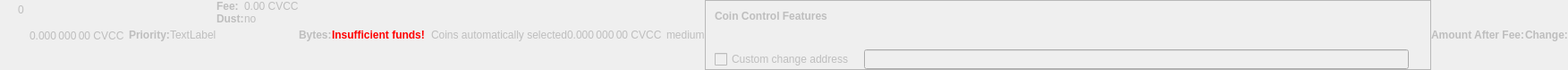
    <widget class="QWidget" name="dummyHideWidget" native="true">
     <property name="enabled">
      <bool>false</bool>
     </property>
     <property name="maximumSize">
      <size>
       <width>100</width>
       <height>22</height>
      </size>
     </property>
     <layout class="QHBoxLayout" name="dummyHideLayout">
      <property name="spacing">
       <number>0</number>
      </property>
      <property name="leftMargin">
       <number>0</number>
      </property>
      <property name="topMargin">
       <number>0</number>
      </property>
      <property name="rightMargin">
       <number>0</number>
      </property>
      <property name="bottomMargin">
       <number>0</number>
      </property>
      <item>
       <layout class="QFormLayout" name="formLayoutCoinControl1">
        <property name="horizontalSpacing">
         <number>10</number>
        </property>
        <property name="verticalSpacing">
         <number>14</number>
        </property>
        <property name="leftMargin">
         <number>10</number>
        </property>
        <property name="topMargin">
         <number>4</number>
        </property>
        <property name="rightMargin">
         <number>6</number>
        </property>
        <item row="0" column="1">
         <widget class="QLabel" name="labelCoinControlBytes">
          <property name="cursor">
           <cursorShape>IBeamCursor</cursorShape>
          </property>
          <property name="contextMenuPolicy">
           <enum>Qt::ActionsContextMenu</enum>
          </property>
          <property name="text">
           <string notr="true">0</string>
          </property>
          <property name="textInteractionFlags">
           <set>Qt::LinksAccessibleByMouse|Qt::TextSelectableByKeyboard|Qt::TextSelectableByMouse</set>
          </property>
         </widget>
        </item>
       </layout>
      </item>
      <item>
       <widget class="QLabel" name="labelCoinControlAfterFee">
        <property name="enabled">
         <bool>false</bool>
        </property>
        <property name="sizePolicy">
         <sizepolicy hsizetype="Fixed" vsizetype="Fixed">
          <horstretch>0</horstretch>
          <verstretch>0</verstretch>
         </sizepolicy>
        </property>
        <property name="minimumSize">
         <size>
          <width>111</width>
          <height>12</height>
         </size>
        </property>
        <property name="maximumSize">
         <size>
          <width>111</width>
          <height>12</height>
         </size>
        </property>
        <property name="cursor">
         <cursorShape>IBeamCursor</cursorShape>
        </property>
        <property name="contextMenuPolicy">
         <enum>Qt::ActionsContextMenu</enum>
        </property>
        <property name="text">
         <string notr="true">0.000 000 00 CVCC</string>
        </property>
        <property name="textInteractionFlags">
         <set>Qt::LinksAccessibleByMouse|Qt::TextSelectableByKeyboard|Qt::TextSelectableByMouse</set>
        </property>
       </widget>
      </item>
      <item>
       <widget class="QLabel" name="labelCoinControlPriorityText">
        <property name="enabled">
         <bool>false</bool>
        </property>
        <property name="font">
         <font>
          <weight>75</weight>
          <bold>true</bold>
         </font>
        </property>
        <property name="text">
         <string>Priority:</string>
        </property>
       </widget>
      </item>
      <item>
       <layout class="QHBoxLayout" name="horizontalLayout">
        <item>
         <widget class="QLabel" name="WarningLabel">
          <property name="text">
           <string>TextLabel</string>
          </property>
         </widget>
        </item>
       </layout>
      </item>
      <item>
       <layout class="QFormLayout" name="formLayoutCoinControl3">
        <property name="horizontalSpacing">
         <number>0</number>
        </property>
        <property name="verticalSpacing">
         <number>0</number>
        </property>
        <property name="leftMargin">
         <number>0</number>
        </property>
        <property name="topMargin">
         <number>0</number>
        </property>
        <property name="rightMargin">
         <number>0</number>
        </property>
        <item row="0" column="0">
         <widget class="QLabel" name="labelCoinControlFeeText">
          <property name="enabled">
           <bool>false</bool>
          </property>
          <property name="font">
           <font>
            <weight>75</weight>
            <bold>true</bold>
           </font>
          </property>
          <property name="text">
           <string>Fee:</string>
          </property>
          <property name="margin">
           <number>0</number>
          </property>
         </widget>
        </item>
        <item row="0" column="1">
         <widget class="QLabel" name="labelCoinControlFee">
          <property name="enabled">
           <bool>false</bool>
          </property>
          <property name="cursor">
           <cursorShape>IBeamCursor</cursorShape>
          </property>
          <property name="contextMenuPolicy">
           <enum>Qt::ActionsContextMenu</enum>
          </property>
          <property name="text">
           <string notr="true">0.00 CVCC</string>
          </property>
          <property name="textInteractionFlags">
           <set>Qt::LinksAccessibleByMouse|Qt::TextSelectableByKeyboard|Qt::TextSelectableByMouse</set>
          </property>
         </widget>
        </item>
        <item row="1" column="0">
         <widget class="QLabel" name="labelCoinControlLowOutputText">
          <property name="enabled">
           <bool>false</bool>
          </property>
          <property name="font">
           <font>
            <weight>75</weight>
            <bold>true</bold>
           </font>
          </property>
          <property name="text">
           <string>Dust:</string>
          </property>
         </widget>
        </item>
        <item row="1" column="1">
         <widget class="QLabel" name="labelCoinControlLowOutput">
          <property name="enabled">
           <bool>false</bool>
          </property>
          <property name="cursor">
           <cursorShape>IBeamCursor</cursorShape>
          </property>
          <property name="contextMenuPolicy">
           <enum>Qt::ActionsContextMenu</enum>
          </property>
          <property name="text">
           <string>no</string>
          </property>
          <property name="textInteractionFlags">
           <set>Qt::LinksAccessibleByMouse|Qt::TextSelectableByKeyboard|Qt::TextSelectableByMouse</set>
          </property>
         </widget>
        </item>
       </layout>
      </item>
      <item>
       <widget class="QLabel" name="labelCoinControlBytesText">
        <property name="enabled">
         <bool>false</bool>
        </property>
        <property name="font">
         <font>
          <weight>75</weight>
          <bold>true</bold>
         </font>
        </property>
        <property name="text">
         <string>Bytes:</string>
        </property>
       </widget>
      </item>
      <item>
       <layout class="QFormLayout" name="formLayoutCoinControl2">
        <property name="horizontalSpacing">
         <number>0</number>
        </property>
        <property name="verticalSpacing">
         <number>0</number>
        </property>
        <property name="leftMargin">
         <number>0</number>
        </property>
        <property name="topMargin">
         <number>0</number>
        </property>
        <property name="rightMargin">
         <number>0</number>
        </property>
       </layout>
      </item>
      <item>
       <layout class="QHBoxLayout" name="horizontalLayoutCoinControl2">
        <property name="spacing">
         <number>0</number>
        </property>
        <property name="bottomMargin">
         <number>0</number>
        </property>
       </layout>
      </item>
      <item>
       <widget class="QLabel" name="labelCoinControlInsuffFunds">
        <property name="enabled">
         <bool>false</bool>
        </property>
        <property name="minimumSize">
         <size>
          <width>0</width>
          <height>0</height>
         </size>
        </property>
        <property name="font">
         <font>
          <weight>75</weight>
          <bold>true</bold>
         </font>
        </property>
        <property name="styleSheet">
         <string notr="true">color:red;font-weight:bold;</string>
        </property>
        <property name="text">
         <string>Insufficient funds!</string>
        </property>
        <property name="margin">
         <number>5</number>
        </property>
       </widget>
      </item>
      <item>
       <layout class="QFormLayout" name="formLayoutCoinControl4">
        <property name="horizontalSpacing">
         <number>0</number>
        </property>
        <property name="verticalSpacing">
         <number>0</number>
        </property>
        <property name="leftMargin">
         <number>0</number>
        </property>
        <property name="topMargin">
         <number>0</number>
        </property>
        <property name="rightMargin">
         <number>0</number>
        </property>
       </layout>
      </item>
      <item>
       <widget class="QLabel" name="labelCoinControlChangeLabel">
        <property name="enabled">
         <bool>false</bool>
        </property>
        <property name="sizePolicy">
         <sizepolicy hsizetype="Preferred" vsizetype="Expanding">
          <horstretch>0</horstretch>
          <verstretch>0</verstretch>
         </sizepolicy>
        </property>
        <property name="minimumSize">
         <size>
          <width>0</width>
          <height>0</height>
         </size>
        </property>
        <property name="text">
         <string/>
        </property>
        <property name="margin">
         <number>3</number>
        </property>
       </widget>
      </item>
      <item>
       <widget class="QLabel" name="labelCoinControlAutomaticallySelected">
        <property name="enabled">
         <bool>false</bool>
        </property>
        <property name="sizePolicy">
         <sizepolicy hsizetype="Fixed" vsizetype="Fixed">
          <horstretch>0</horstretch>
          <verstretch>0</verstretch>
         </sizepolicy>
        </property>
        <property name="minimumSize">
         <size>
          <width>0</width>
          <height>0</height>
         </size>
        </property>
        <property name="maximumSize">
         <size>
          <width>240</width>
          <height>16777215</height>
         </size>
        </property>
        <property name="text">
         <string>Coins automatically selected</string>
        </property>
        <property name="margin">
         <number>5</number>
        </property>
       </widget>
      </item>
      <item>
       <widget class="QLabel" name="labelCoinControlChange">
        <property name="enabled">
         <bool>false</bool>
        </property>
        <property name="sizePolicy">
         <sizepolicy hsizetype="Fixed" vsizetype="Fixed">
          <horstretch>0</horstretch>
          <verstretch>0</verstretch>
         </sizepolicy>
        </property>
        <property name="minimumSize">
         <size>
          <width>111</width>
          <height>0</height>
         </size>
        </property>
        <property name="maximumSize">
         <size>
          <width>111</width>
          <height>16777215</height>
         </size>
        </property>
        <property name="cursor">
         <cursorShape>IBeamCursor</cursorShape>
        </property>
        <property name="contextMenuPolicy">
         <enum>Qt::ActionsContextMenu</enum>
        </property>
        <property name="text">
         <string notr="true">0.000 000 00 CVCC</string>
        </property>
        <property name="textInteractionFlags">
         <set>Qt::LinksAccessibleByMouse|Qt::TextSelectableByKeyboard|Qt::TextSelectableByMouse</set>
        </property>
       </widget>
      </item>
      <item>
       <widget class="QLabel" name="labelCoinControlPriority">
        <property name="enabled">
         <bool>false</bool>
        </property>
        <property name="cursor">
         <cursorShape>IBeamCursor</cursorShape>
        </property>
        <property name="contextMenuPolicy">
         <enum>Qt::ActionsContextMenu</enum>
        </property>
        <property name="text">
         <string>medium</string>
        </property>
        <property name="textInteractionFlags">
         <set>Qt::LinksAccessibleByMouse|Qt::TextSelectableByKeyboard|Qt::TextSelectableByMouse</set>
        </property>
       </widget>
      </item>
      <item>
       <widget class="QFrame" name="frameCoinControl">
        <property name="sizePolicy">
         <sizepolicy hsizetype="Expanding" vsizetype="Expanding">
          <horstretch>0</horstretch>
          <verstretch>0</verstretch>
         </sizepolicy>
        </property>
        <property name="maximumSize">
         <size>
          <width>16777215</width>
          <height>16777215</height>
         </size>
        </property>
        <property name="frameShape">
         <enum>QFrame::StyledPanel</enum>
        </property>
        <property name="frameShadow">
         <enum>QFrame::Sunken</enum>
        </property>
        <layout class="QVBoxLayout" name="verticalLayoutCoinControl2_2">
         <property name="spacing">
          <number>0</number>
         </property>
         <property name="leftMargin">
          <number>0</number>
         </property>
         <property name="topMargin">
          <number>0</number>
         </property>
         <property name="rightMargin">
          <number>0</number>
         </property>
         <property name="bottomMargin">
          <number>0</number>
         </property>
         <item>
          <layout class="QVBoxLayout" name="verticalLayoutCoinControl" stretch="0,0,0,1">
           <property name="spacing">
            <number>0</number>
           </property>
           <property name="leftMargin">
            <number>10</number>
           </property>
           <property name="topMargin">
            <number>10</number>
           </property>
           <item>
            <layout class="QHBoxLayout" name="horizontalLayoutCoinControl1">
             <property name="bottomMargin">
              <number>15</number>
             </property>
             <item>
              <widget class="QLabel" name="labelCoinControlFeatures">
               <property name="enabled">
                <bool>false</bool>
               </property>
               <property name="sizePolicy">
                <sizepolicy hsizetype="Preferred" vsizetype="Maximum">
                 <horstretch>0</horstretch>
                 <verstretch>0</verstretch>
                </sizepolicy>
               </property>
               <property name="font">
                <font>
                 <weight>75</weight>
                 <bold>true</bold>
                </font>
               </property>
               <property name="styleSheet">
                <string notr="true">font-weight:bold;</string>
               </property>
               <property name="text">
                <string>Coin Control Features</string>
               </property>
              </widget>
             </item>
            </layout>
           </item>
           <item>
            <widget class="QWidget" name="widgetCoinControl" native="true">
             <property name="sizePolicy">
              <sizepolicy hsizetype="Preferred" vsizetype="Preferred">
               <horstretch>0</horstretch>
               <verstretch>0</verstretch>
              </sizepolicy>
             </property>
             <property name="minimumSize">
              <size>
               <width>0</width>
               <height>0</height>
              </size>
             </property>
             <property name="styleSheet">
              <string notr="true"/>
             </property>
             <layout class="QHBoxLayout" name="horizontalLayoutCoinControl5_2">
              <property name="leftMargin">
               <number>0</number>
              </property>
              <property name="topMargin">
               <number>0</number>
              </property>
              <property name="rightMargin">
               <number>0</number>
              </property>
              <property name="bottomMargin">
               <number>0</number>
              </property>
              <item>
               <layout class="QHBoxLayout" name="horizontalLayoutCoinControl3">
                <property name="spacing">
                 <number>20</number>
                </property>
                <property name="topMargin">
                 <number>0</number>
                </property>
                <property name="bottomMargin">
                 <number>10</number>
                </property>
               </layout>
              </item>
             </layout>
            </widget>
           </item>
           <item>
            <layout class="QHBoxLayout" name="horizontalLayoutCoinControl4" stretch="0,0,0">
             <property name="spacing">
              <number>12</number>
             </property>
             <property name="sizeConstraint">
              <enum>QLayout::SetDefaultConstraint</enum>
             </property>
             <property name="topMargin">
              <number>5</number>
             </property>
             <property name="rightMargin">
              <number>5</number>
             </property>
             <item>
              <widget class="QCheckBox" name="checkBoxCoinControlChange">
               <property name="enabled">
                <bool>false</bool>
               </property>
               <property name="toolTip">
                <string>If this is activated, but the change address is empty or invalid, change will be sent to a newly generated address.</string>
               </property>
               <property name="text">
                <string>Custom change address</string>
               </property>
              </widget>
             </item>
             <item>
              <widget class="QValidatedLineEdit" name="lineEditCoinControlChange">
               <property name="enabled">
                <bool>false</bool>
               </property>
               <property name="sizePolicy">
                <sizepolicy hsizetype="Expanding" vsizetype="Fixed">
                 <horstretch>0</horstretch>
                 <verstretch>0</verstretch>
                </sizepolicy>
               </property>
              </widget>
             </item>
             <item>
              <widget class="QLabel" name="labelCoinControlChangeLabel_2">
               <property name="sizePolicy">
                <sizepolicy hsizetype="Preferred" vsizetype="Expanding">
                 <horstretch>0</horstretch>
                 <verstretch>0</verstretch>
                </sizepolicy>
               </property>
               <property name="minimumSize">
                <size>
                 <width>0</width>
                 <height>0</height>
                </size>
               </property>
               <property name="text">
                <string/>
               </property>
               <property name="margin">
                <number>3</number>
               </property>
              </widget>
             </item>
            </layout>
           </item>
           <item>
            <spacer name="verticalSpacerCoinControl">
             <property name="orientation">
              <enum>Qt::Vertical</enum>
             </property>
             <property name="sizeHint" stdset="0">
              <size>
               <width>800</width>
               <height>1</height>
              </size>
             </property>
            </spacer>
           </item>
          </layout>
         </item>
        </layout>
       </widget>
      </item>
      <item>
       <widget class="QLabel" name="labelCoinControlAfterFeeText">
        <property name="enabled">
         <bool>false</bool>
        </property>
        <property name="minimumSize">
         <size>
          <width>0</width>
          <height>0</height>
         </size>
        </property>
        <property name="maximumSize">
         <size>
          <width>16777215</width>
          <height>16777215</height>
         </size>
        </property>
        <property name="font">
         <font>
          <weight>75</weight>
          <bold>true</bold>
         </font>
        </property>
        <property name="text">
         <string>Amount After Fee:</string>
        </property>
        <property name="alignment">
         <set>Qt::AlignLeading|Qt::AlignLeft|Qt::AlignVCenter</set>
        </property>
        <property name="margin">
         <number>0</number>
        </property>
       </widget>
      </item>
      <item>
       <widget class="QLabel" name="labelCoinControlChangeText">
        <property name="enabled">
         <bool>false</bool>
        </property>
        <property name="sizePolicy">
         <sizepolicy hsizetype="Preferred" vsizetype="Preferred">
          <horstretch>0</horstretch>
          <verstretch>0</verstretch>
         </sizepolicy>
        </property>
        <property name="minimumSize">
         <size>
          <width>0</width>
          <height>0</height>
         </size>
        </property>
        <property name="maximumSize">
         <size>
          <width>16777215</width>
          <height>16777215</height>
         </size>
        </property>
        <property name="font">
         <font>
          <weight>75</weight>
          <bold>true</bold>
         </font>
        </property>
        <property name="text">
         <string>Change:</string>
        </property>
        <property name="alignment">
         <set>Qt::AlignLeading|Qt::AlignLeft|Qt::AlignVCenter</set>
        </property>
       </widget>
      </item>
     </layout>
    </widget>
